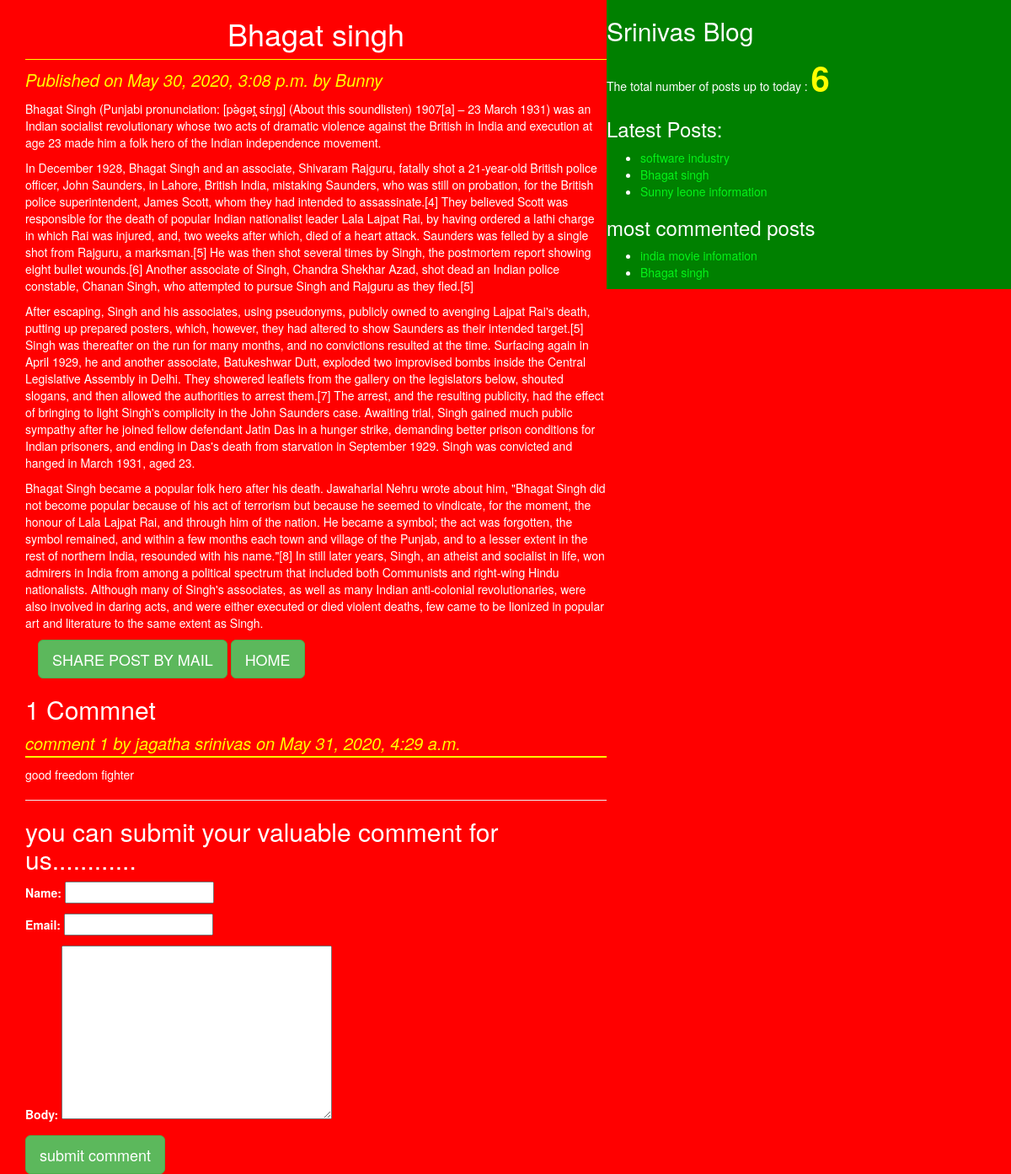
The app's page /2020/05/30/bhagat-singh/ with its own data.
### blog/models.py (models this page shows, shortened)
class Post(models.Model):
    STATUS_CHOICES=(('draft','Draft'),('published','Published'))
    title=models.CharField(max_length=256)
    slug=models.SlugField(max_length=264,unique_for_date='publish')
    author=models.ForeignKey(User,related_name='blog_posts',on_delete=models.CASCADE)
    body=models.TextField(max_length=5000)
    publish=models.DateTimeField(default=timezone.now)
    created=models.DateTimeField(auto_now_add=True)
    updated=models.DateTimeField(auto_now=True)
    status=models.CharField(max_length=256,choices =STATUS_CHOICES,default='draft')
    objects=CustomManager()
    tags=TaggableManager()
    class Meta:
        ordering=('-publish',)
    def get_absoulte_url(self):
        return reverse('post_detail',args=[self.publish.year,self.publish.strftime('%m'),self.publish.strftime('%d'),self.slug])

class Comment(models.Model):
    post=models.ForeignKey(Post,related_name='comments',on_delete=models.CASCADE)
    name=models.CharField(max_length=100)
    email=models.EmailField()
    body=models.TextField()
    created=models.DateTimeField(auto_now_add=True)
    updated=models.DateTimeField(auto_now=True)
    active=models.BooleanField(default=True)
    class Meta:
        ordering=('-created',)

### blog/views.py (the view)
# urls.py: url('(?P<year>\d{4})/(?P<month>\d{2})/(?P<day>\d{2})/(?P<post>[-\w]+)/$', views.post_detail_view,name='post_detail'),
def post_detail_view(request,year,month,day,post):
    post=get_object_or_404(Post,slug=post,status='published',publish__year=year,publish__month=month,publish__day=day)
    comments=post.comments.filter(active=True)
    csubmit=False
    if request.method=='POST':
        form=CommentForm(request.POST)
        if form.is_valid():
            new_comment=form.save(commit=False)
            new_comment.post=post
            new_comment.save()
            csubmit=True
    else:
        form=CommentForm()
    return render(request,'blog/post_detail.html',{'post':post,'form':form,'csubmit':csubmit,'comments':comments})

### blog/forms.py
class CommentForm(forms.ModelForm):
    class Meta:
        model=Comment
        fields=('name','email','body')

### blog/models.py (called while the page is built)
    def get_queryset(self):
        return super().get_queryset().filter(status='published')

### blog/templatetags/blog_tags.py (called while the page is built)
@register.simple_tag
def total_posts():
    return Post.objects.count()

@register.inclusion_tag('blog/latest_posts123.html')
def show_latest_posts():
    latest_posts=Post.objects.order_by('-publish')[:3]
    return {'latest_posts':latest_posts}

@register.simple_tag
def get_most_commented_posts():
    return Post.objects.annotate(total_comments=Count('comments')).order_by('-total_comments')[:2]

### templates/blog/post_detail.html (shortened to what this page needs)
<!DOCTYPE html>
{%extends 'blog/base.html'%}
{%block content%}
<h1>{{post.title}}</h1>
<p id='date'>Published on {{post.publish}} by {{post.author|title}}</p>
{{post.body|linebreaks}}
<div class="container" align="centers">
  <a href="/{{post.id}}/share" class="btn btn-lg btn-success">SHARE POST BY MAIL</a>
  <a href="/" class="btn btn-lg btn-success">HOME</a>
</div>
{% with comments.count as comments_count %}
<h2>{{comments_count}} Commnet{{comments_count|pluralize}}</h2>
{%endwith%}
{% if comments %}
{% for comment in  comments %}
<p id='ch'> comment  {{forloop.counter}} by {{comment.name}} on  {{comment.created}} </p>
<div class="cb">
  {{comment.body|linebreaks}}
</div>
{%endfor%}
<hr>
{%else%}
<p>There are no comments yet.............</p>
{%endif%}
{%if csubmit%}
<h2>Your comment added success................</h2>
{%else%}
<h2>you can submit your valuable comment for us............ </h2>
<form class="" action="" method="post">
  {{form.as_p}}
  <input type="submit" name="" class='btn btn-lg btn-success' value="submit comment">
</form>
{%endif%}
{%endblock%}

### templates/blog/base.html (shortened to what this page needs)
<!DOCTYPE html>
{%load blog_tags%}
{%load static%}
<html lang="en" dir="ltr">
  <head>
    <link rel="stylesheet" href="https://stackpath.bootstrapcdn.com/bootstrap/3.4.1/css/bootstrap.min.css">
<link rel="stylesheet" href="{%static "css/blog.css" %}">
  </head>
  <body>
<div class="content">
  {%block content%}
  {%endblock%}
</div>
<div class="sidebar">
  <h2>Srinivas Blog</h2>
  <p>The total number of posts up to today :
<span id="pcount">{%total_posts%}</span>
    </p>
    <h3>Latest Posts:</h3>{%show_latest_posts%}
    <h3>most commented posts</h3>
    {% get_most_commented_posts as most_commented_posts%}
    <ul>
      {% for post in most_commented_posts %}
      <li>  <a href="{{post.get_absoulte_url}}">{{post.title}} </a></li>
      {%endfor%}
    </ul>
</div>
  </body>
</html>

### templates/blog/latest_posts123.html
<ul>
{% for post in latest_posts%}
<li><a href="{{post.get_absoulte_url}}">{{post.title}} </a></li>
{%endfor%}
</ul>

### static/css/blog.css (style rules this page uses)
.content { width:60%; float: left; padding: 0 0 0 30px; background: red; height: 100%; }
.sidebar { width:40%; float: right; padding: 10 ; background: green; height: 100%; }
h1 { text-align: center; border-bottom: 1px solid yellow; padding-bottom: 10px; }
body { color: white; background: red; }
#date { color: yellow; font-size: 20px; font-style: italic; }
a { color:#05f219; }
#ch { color: yellow; font-size: 20px; font-style: italic; border-bottom: 2px solid yellow; }
input { color:black; }
textarea { color:black; }
#pcount { font-size: 40px; color: yellow; font-weight: bold; }

### records on screen
Post: title "Bhagat singh", publish "May 30, 2020, 3:08 p.m.", author "Bunny", body "Bhagat Singh (Punjabi pronunciation: [pə̀ɡət̪ sɪ́ŋɡ] (About this soundlisten) 1907[a] – 23 March 1931) was an Indian socialist revolutionary whose two acts of dramatic violence against the British in India and execution at age 23 made him a folk hero of the Indian independence movement. In December 1928, Bhagat Singh and an associate, Shivaram Rajguru, fatally shot a 21-year-old British police officer, John Saunders, in Lahore, British India, mistaking Saunders, who was still on probation, for the British police superintendent, James Scott, whom they had intended to assassinate.[4] They believed Scott was responsible for the death of popular Indian nationalist leader Lala Lajpat Rai, by…"
Comment: name "jagatha srinivas", created "May 31, 2020, 4:29 a.m.", body "good freedom fighter"
Post: title "software industry"
Post: title "Sunny leone information"
Post: title "india movie infomation"

### other values on screen
{{ comments_count }} "1"
